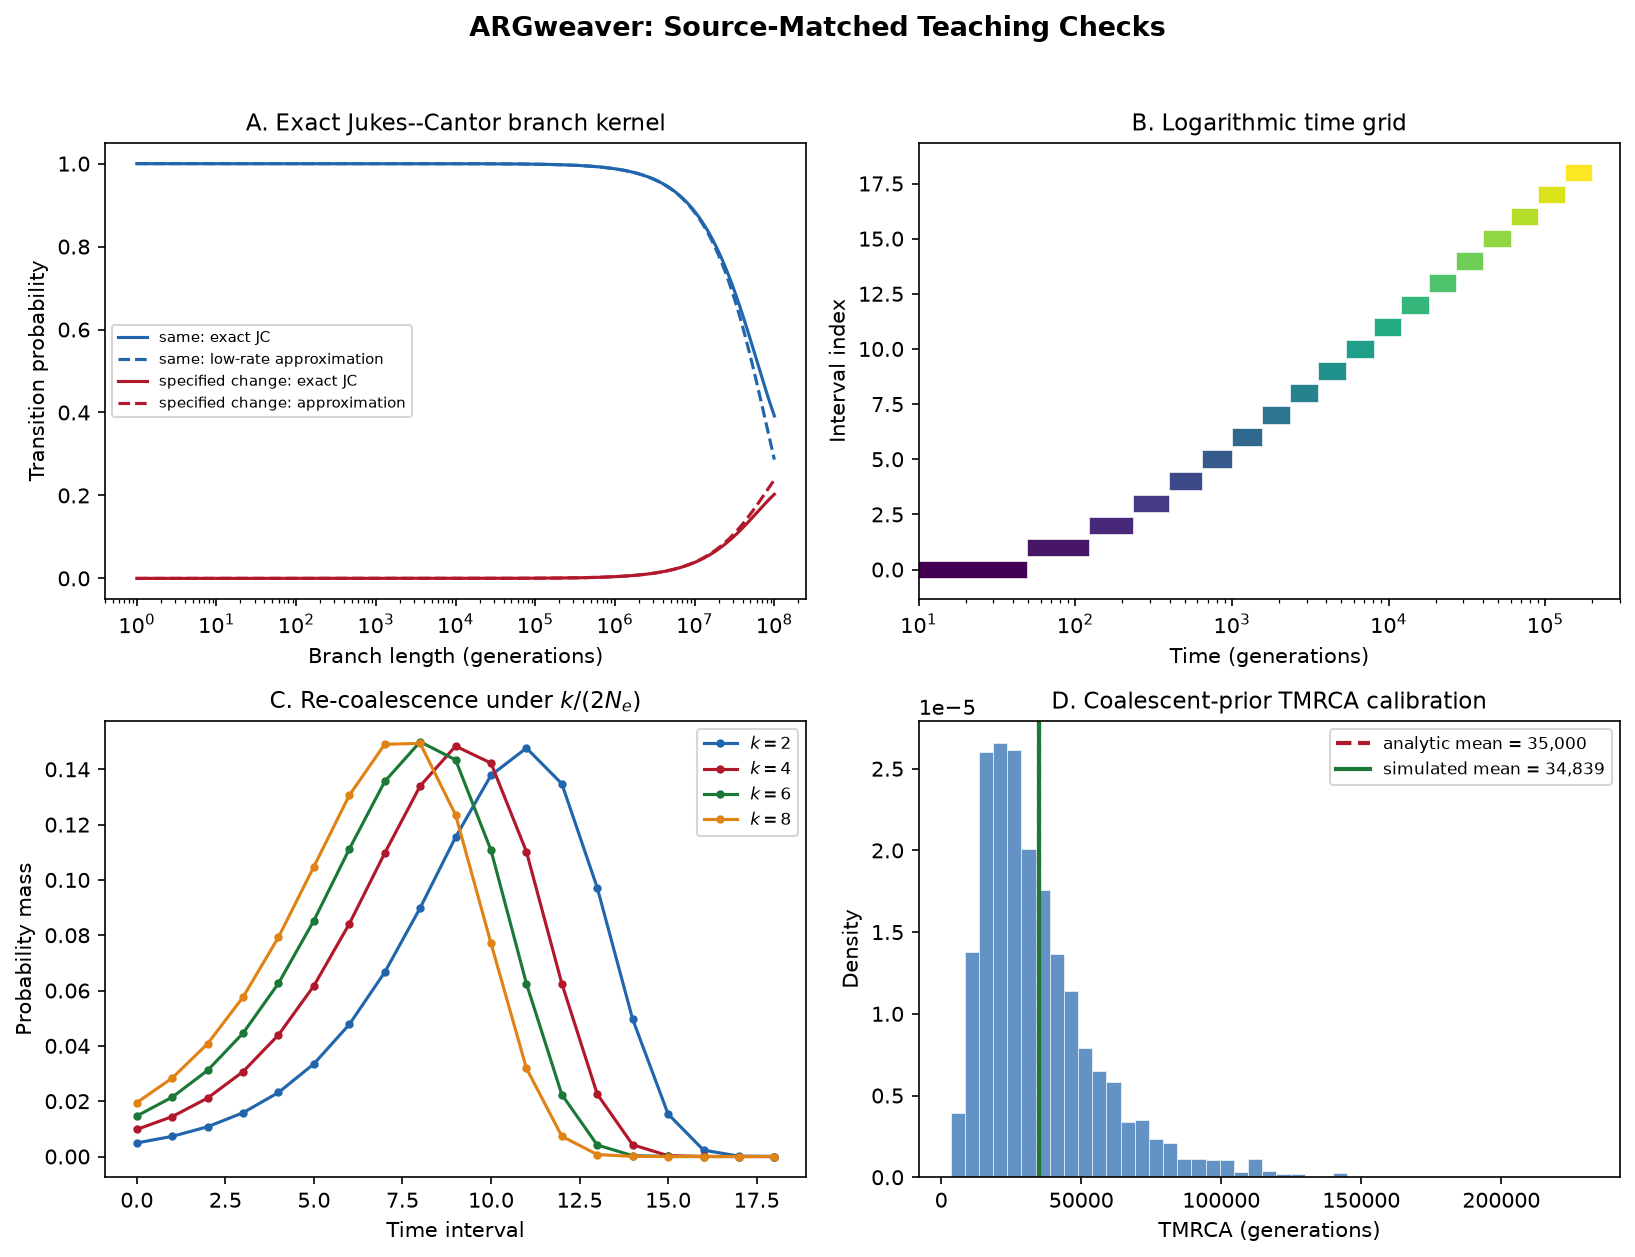

This chart was generated by the following Python code:
"""Source-matched diagnostics for the bounded ARGweaver teaching kernels."""

import random

import matplotlib.pyplot as plt
import numpy as np

from watchgen.mini_argweaver import (
    get_time_points,
    recoal_distribution,
    sample_tree,
)


plt.rcParams.update({
    "font.size": 10,
    "axes.titlesize": 11,
    "axes.labelsize": 10,
    "figure.dpi": 150,
    "font.family": "sans-serif",
})

Ne = 10_000.0
mu = 1.25e-8
times = get_time_points(ntimes=20, maxtime=200_000)

fig, axes = plt.subplots(2, 2, figsize=(11, 8.5))
fig.suptitle(
    "ARGweaver: Source-Matched Teaching Checks",
    fontsize=13,
    fontweight="bold",
    y=0.98,
)

# Panel A: exact Jukes-Cantor probabilities versus low-rate approximations.
ax = axes[0, 0]
branch_times = np.geomspace(1, 1e8, 400)
decay = np.exp(-4 * mu * branch_times / 3)
exact_same = (1 + 3 * decay) / 4
exact_change = (1 - decay) / 4
approx_same = np.exp(-mu * branch_times)
approx_change = (1 - np.exp(-mu * branch_times)) / 3
ax.semilogx(branch_times, exact_same, color="#2166AC", label="same: exact JC")
ax.semilogx(branch_times, approx_same, "--", color="#2166AC",
            label="same: low-rate approximation")
ax.semilogx(branch_times, exact_change, color="#B2182B",
            label="specified change: exact JC")
ax.semilogx(branch_times, approx_change, "--", color="#B2182B",
            label="specified change: approximation")
ax.set_xlabel("Branch length (generations)")
ax.set_ylabel("Transition probability")
ax.set_title("A. Exact Jukes--Cantor branch kernel")
ax.legend(fontsize=7)

# Panel B: logarithmic time discretization.
ax = axes[0, 1]
steps = np.diff(times)
ax.barh(
    range(len(steps)),
    steps,
    left=times[:-1],
    height=0.8,
    color=plt.cm.viridis(np.linspace(0, 1, len(steps))),
    edgecolor="white",
    linewidth=0.3,
)
ax.set_xlabel("Time (generations)")
ax.set_ylabel("Interval index")
ax.set_title("B. Logarithmic time grid")
ax.set_xscale("log")
ax.set_xlim(10, 300_000)

# Panel C: re-coalescence mass under the diploid 2Ne hazard.
ax = axes[1, 0]
colors = ["#2166AC", "#B2182B", "#1B7837", "#E08214"]
for n_lineages, color in zip([2, 4, 6, 8], colors):
    probs = np.asarray(recoal_distribution(n_lineages, Ne, times))
    ax.plot(
        range(len(probs)),
        probs,
        "o-",
        color=color,
        ms=3,
        lw=1.5,
        label=f"$k={n_lineages}$",
    )
ax.set_xlabel("Time interval")
ax.set_ylabel("Probability mass")
ax.set_title("C. Re-coalescence under $k/(2N_e)$")
ax.legend(fontsize=8)

# Panel D: direct coalescent-prior TMRCA calibration, not an MCMC trace.
ax = axes[1, 1]
random.seed(2024)
k = 8
popsizes = [Ne] * (len(times) - 1)
tmrcas = np.asarray([
    sample_tree(k, popsizes, times)[-1]
    for _ in range(4000)
])
expected = 4 * Ne * (1 - 1 / k)
ax.hist(tmrcas, bins=45, density=True, color="#2166AC", alpha=0.7,
        edgecolor="white", linewidth=0.4)
ax.axvline(expected, color="#B2182B", lw=2, ls="--",
           label=f"analytic mean = {expected:,.0f}")
ax.axvline(tmrcas.mean(), color="#1B7837", lw=2,
           label=f"simulated mean = {tmrcas.mean():,.0f}")
ax.set_xlabel("TMRCA (generations)")
ax.set_ylabel("Density")
ax.set_title("D. Coalescent-prior TMRCA calibration")
ax.legend(fontsize=8)

plt.tight_layout(rect=[0, 0, 1, 0.96])
plt.savefig("figures/fig_demo_argweaver.png", dpi=150, bbox_inches="tight")
plt.savefig("figures/fig_demo_argweaver.pdf", bbox_inches="tight")
print("Saved figures/fig_demo_argweaver.png and .pdf")
